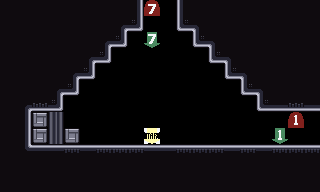

A 2D game scene composited from a Tiled map and its tileset images. What follows is a short description and the map's XML, with each tile layer's data collapsed to a summary:
An orthogonal 20x12 tile map with 16x16 px tiles, 13 tile layers (blocks, exits, save, entrances, ...), 3 tilesets.

<map version="1.5" tiledversion="1.7.2" orientation="orthogonal" renderorder="right-down" width="20" height="12" tilewidth="16" tileheight="16" infinite="0" nextlayerid="14" nextobjectid="1">
 <editorsettings>
  <export target="levels/13/level_13.csv" format="csv" />
 </editorsettings>
 <tileset firstgid="1" source="entry_tileset.tsx" />
 <tileset firstgid="10" source="exit_tileset.tsx" />
 <tileset firstgid="19" source="block_tileset.tsx" />
 <layer id="1" name="blocks" width="20" height="12">
  <data>[240 cells, 165 non-empty, 14 distinct tile ids]</data>
 </layer>
 <layer id="2" name="exits" width="20" height="12">
  <data>[240 cells, 2 non-empty, 2 distinct tile ids]</data>
 </layer>
 <layer id="4" name="save" width="20" height="12">
  <data>[240 cells, 1 non-empty, 1 distinct tile ids]</data>
 </layer>
 <layer id="3" name="entrances" width="20" height="12">
  <data>[240 cells, 3 non-empty, 3 distinct tile ids]</data>
 </layer>
 <layer id="5" name="NPCs" width="20" height="12">
  <data>[240 cells, 0 non-empty, 0 distinct tile ids]</data>
 </layer>
 <layer id="6" name="liquid" width="20" height="12">
  <data>[240 cells, 0 non-empty, 0 distinct tile ids]</data>
 </layer>
 <layer id="7" name="enemies" width="20" height="12">
  <data>[240 cells, 0 non-empty, 0 distinct tile ids]</data>
 </layer>
 <layer id="8" name="platform" width="20" height="12">
  <data>[240 cells, 0 non-empty, 0 distinct tile ids]</data>
 </layer>
 <layer id="9" name="collision_blocks" width="20" height="12">
  <data>[240 cells, 0 non-empty, 0 distinct tile ids]</data>
 </layer>
 <layer id="10" name="vanishing_blocks" width="20" height="12">
  <data>[240 cells, 0 non-empty, 0 distinct tile ids]</data>
 </layer>
 <layer id="11" name="elevator" width="20" height="12">
  <data>[240 cells, 0 non-empty, 0 distinct tile ids]</data>
 </layer>
 <layer id="12" name="collectibles" width="20" height="12">
  <data>[240 cells, 0 non-empty, 0 distinct tile ids]</data>
 </layer>
 <layer id="13" name="pickups" width="20" height="12">
  <data>[240 cells, 0 non-empty, 0 distinct tile ids]</data>
 </layer>
</map>
